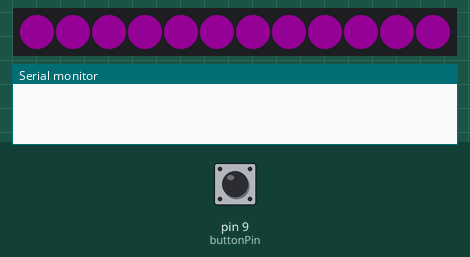
Recording of a sketch running on a simulated Arduino Uno, built with avr-gcc and run on an emulated ATmega328P. On the bench: 12 RGB LEDs in strip order, left to right, the last lines printed to the serial monitor. The inputs (shaded band) are chosen by the test bench; at power-on: pin 9 (buttonPin) HIGH. Dim RGB values are drawn brighter than linear.

Above: at 1.2 s.
1.3 s: pin 9 (buttonPin) pulled LOW for 0.15 s
At 2.7 s:
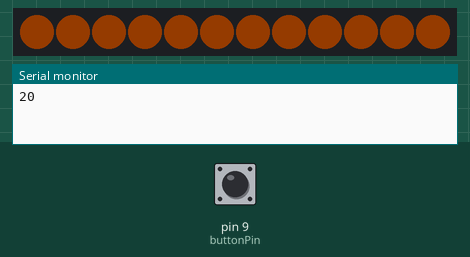
3.0 s: pin 9 (buttonPin) pulled LOW for 1 s
At 5.3 s:
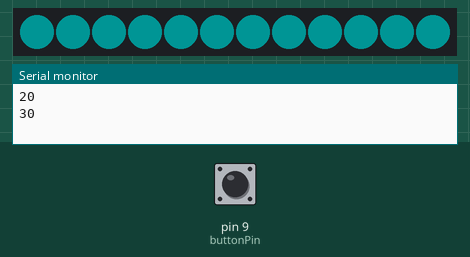
5.6 s: pin 9 (buttonPin) pulled LOW for 0.15 s
At 6.1 s:
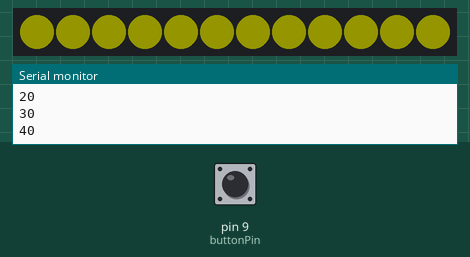
7.3 s: pin 9 (buttonPin) pulled LOW for 3.2 s
At 11.5 s:
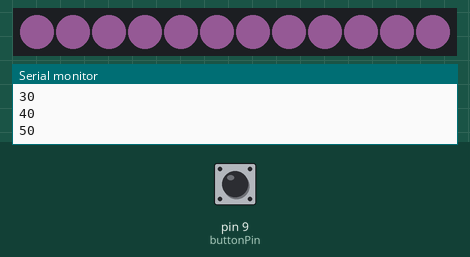
Timing chart, 0 to 13.0 s (numbered marks = the images above; inputs shaded):
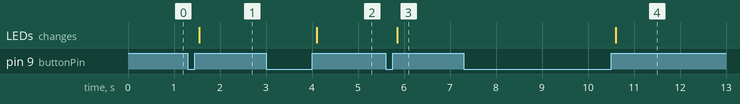

Measured:
- after the input at 1.3 s, the LEDs: change after 0.25 s (image 1)
- after the input at 3.0 s, the LEDs: change after 1.1 s (image 2)
- after the input at 5.6 s, the LEDs: change after 0.25 s (image 3)
- after the input at 7.3 s, the LEDs: change after 3.3 s (image 4)

The sketch:

test_leds.ino
```cpp
#include <FastLED.h>

#define LED_PIN 3
#define NUM_LEDS 12
CRGB leds[NUM_LEDS];
CRGB colors[] = {CRGB(255, 0, 255), CRGB(255, 100, 0), CRGB(0, 255, 255), CRGB(255, 255, 0),CRGB(2047, 153, 255), CRGB(102, 255, 255)};
volatile int current_color = 0;
const int buttonPin = 9;
int buttonState = 0;
int buttonLast = 1;
volatile int adding = 10;

int button_press(int buttonPin) {
  for (int i = 0; i < 10; i++) {
    buttonState = digitalRead(buttonPin);
    if(buttonState == HIGH)
      return 0;
    delay(50);
  }
  return 1;
}

void setup() {
  FastLED.addLeds<WS2812, LED_PIN, GRB>(leds, NUM_LEDS);
  FastLED.setMaxPowerInVoltsAndMilliamps(5, 500);
  FastLED.setBrightness(20);
  FastLED.clear();
  FastLED.show();


  pinMode(buttonPin, INPUT_PULLUP);

  Serial.begin(9600);


}

void loop() {
  // RED Green Blue
  buttonState = digitalRead(buttonPin);

  if (buttonState && !buttonLast)
    {
        // Button event here
        current_color = (current_color + 1) % 6;
        adding = (adding + 10)%200;
        //delay(10);
        Serial.println(adding);
        // Serial.println(colors[current_color]);
        delay(100);  // <---- Delay inserted after the button event
    }

    //Update button flag
    buttonLast = buttonState;


  fill_solid(leds, NUM_LEDS, colors[current_color]);
  FastLED.show();
}
```
